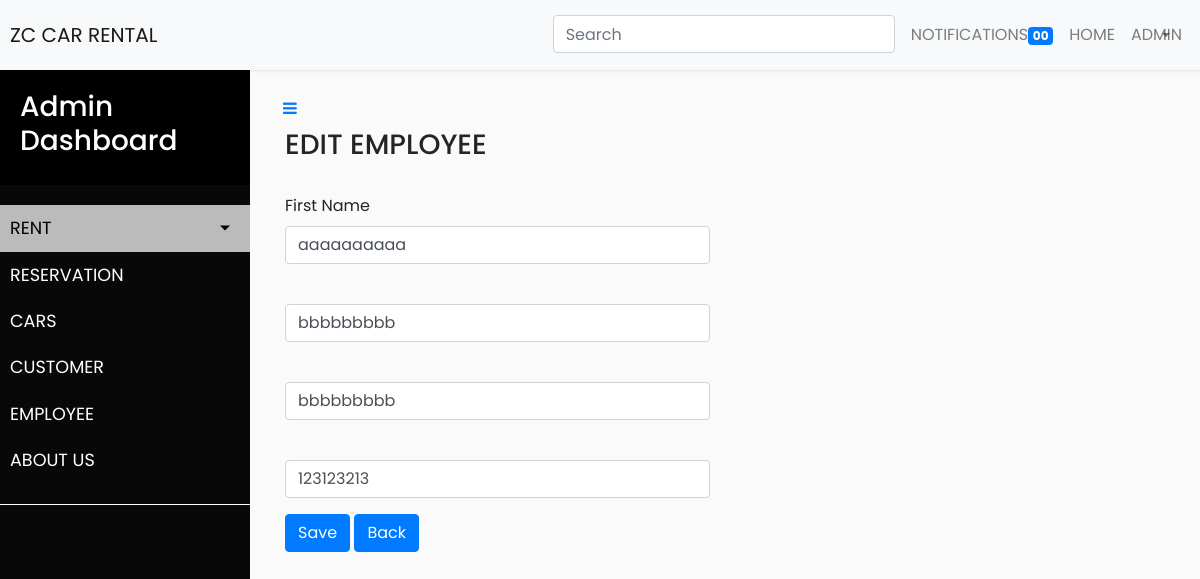
The app's page /employee_controller/edit_employee/19 with its own data.
### tables this page shows
CREATE TABLE `tbl_employee` (
  `id` int(11) NOT NULL,
  `first_name` varchar(255) NOT NULL,
  `middle_name` varchar(255) NOT NULL,
  `last_name` varchar(255) NOT NULL,
  `contact` varchar(255) NOT NULL,
  `created_at` timestamp NOT NULL DEFAULT current_timestamp()
);

### application/controllers/Employee_controller.php (called while the page is built, shortened)
<?php
class Employee_controller extends CI_Controller {
	public function __construct()
    {
        $this->load->model('employee_model');
    }
    public function edit_employee($id=null)
    {
        $data['employee'] = $this->employee_model->get_employee_by_id($id);
        $data['main_view'] = "admin/edit_employee";
        $this->load->view('layouts/main', $data);
    }
}

### index.php (called while the page is built, shortened)
<?php
require_once BASEPATH.'core/CodeIgniter.php';

### application/models/Employee_model.php (called while the page is built, shortened)
<?php
class Employee_model extends CI_Model {
	public function get_employee_by_id($id) {
		$this->db->where('id', $id);
		$query = $this->db->get('tbl_employee');
		if($query->num_rows() > 0){
			return $query->row();
		}else{
			return false;
		}
	}
}
?>

### application/views/admin/edit_employee.php (the view, shortened to what this page needs)
<div class="container">
  <header>
    <left><h3>EDIT EMPLOYEE </h3></left>
    <br>
  </header>
  <?= form_open('Employee_controller/update_employee') ?>
  <div class="row">
    <div class="form-group col-md-6">
      <label for="firstname">First Name</label>
      <input type="text" class="form-control <?= (form_error('firstname') == '' ? '':'is-invalid') ?>" name="firstname" id="firstname" placeholder="First Name" value="<?php echo $employee->first_name; ?>">
    </div>
  </div>
  <div class="row">
    <div class="form-group col-md-6">
      <input type="text" class="form-control <?= (form_error('middlename') == "" ? '':'is-invalid') ?>" name="middlename" id="middlename" placeholder="Middle Name" value="<?php echo $employee->middle_name; ?>">
    </div>
  </div>
  <div class="row">
    <div class="form-group col-md-6">
      <input type="text" class="form-control <?= (form_error('lastname') == "" ? '':'is-invalid') ?>" name="lastname" id="lastname" placeholder="Last Name" value="<?php echo $employee->last_name; ?>">
    </div>
  </div>
  <div class="row">
    <div class="form-group col-md-6">
      <input type="text" class="form-control <?= (form_error('contactnumber') == "" ? '':'is-invalid') ?>" name="contactnumber" id="contactnumber" placeholder="Contact Number" value="<?php echo $employee->contact; ?>">
    </div>
  </div>
  <button class="btn btn-primary" name="addemployeesubmit" type="submit">Save</button>
  <a class="btn btn-primary" href="<?php echo base_url();?>admin_controller/employee">Back</a>
  <?= form_close(); ?>
</div>

### assets/css/styles.css (style rules this page uses)
body { font-family: 'Poppins', sans-serif; background: #fafafa; }
a, a:hover, a:focus { color: inherit; text-decoration: none; transition: all 0.3s; }

### records on screen
tbl_employee: firstname "aaaaaaaaaa", middlename "bbbbbbbbb", lastname "bbbbbbbbb", contactnumber "123123213"
